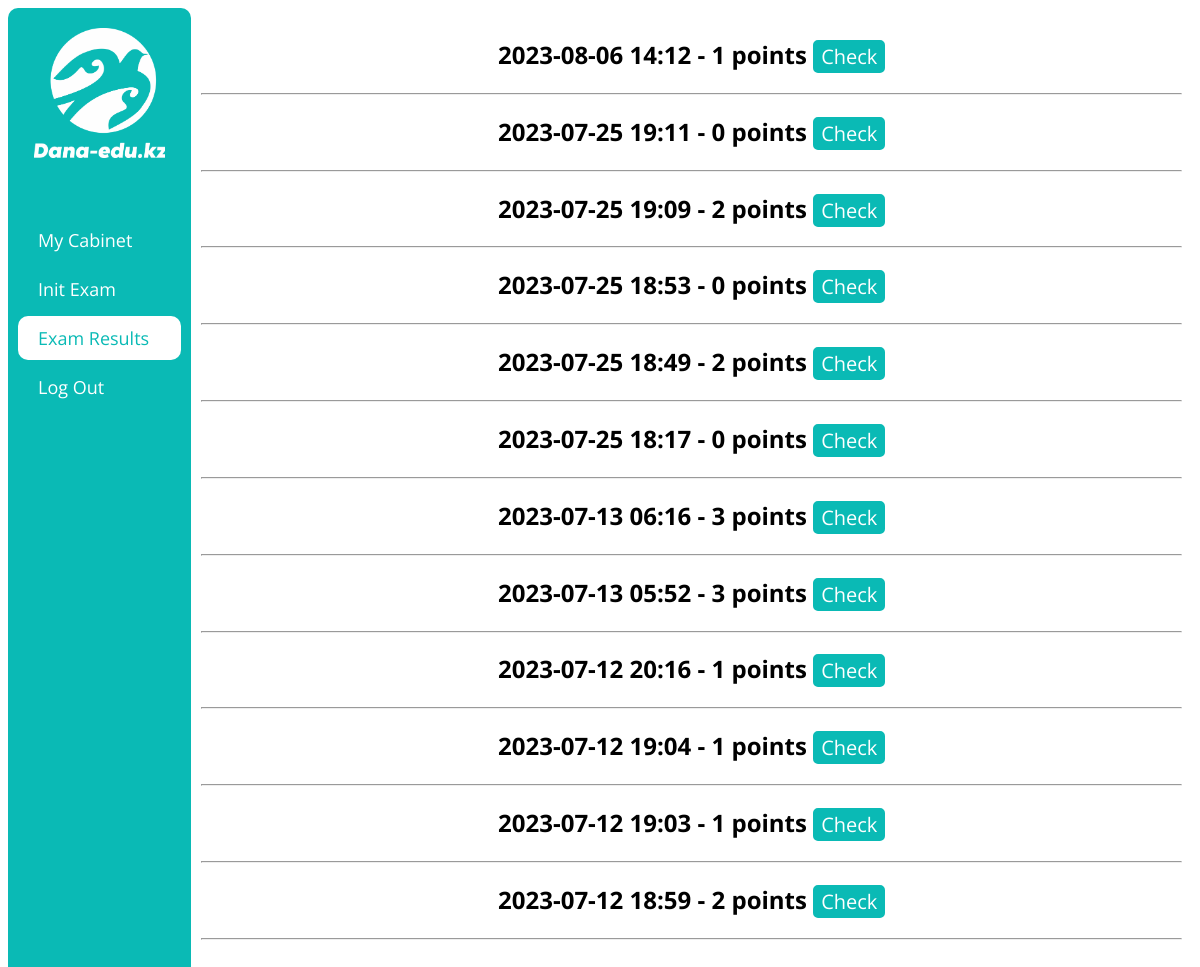
/exam_results (signed in), run on an earlier commit of the app's database.
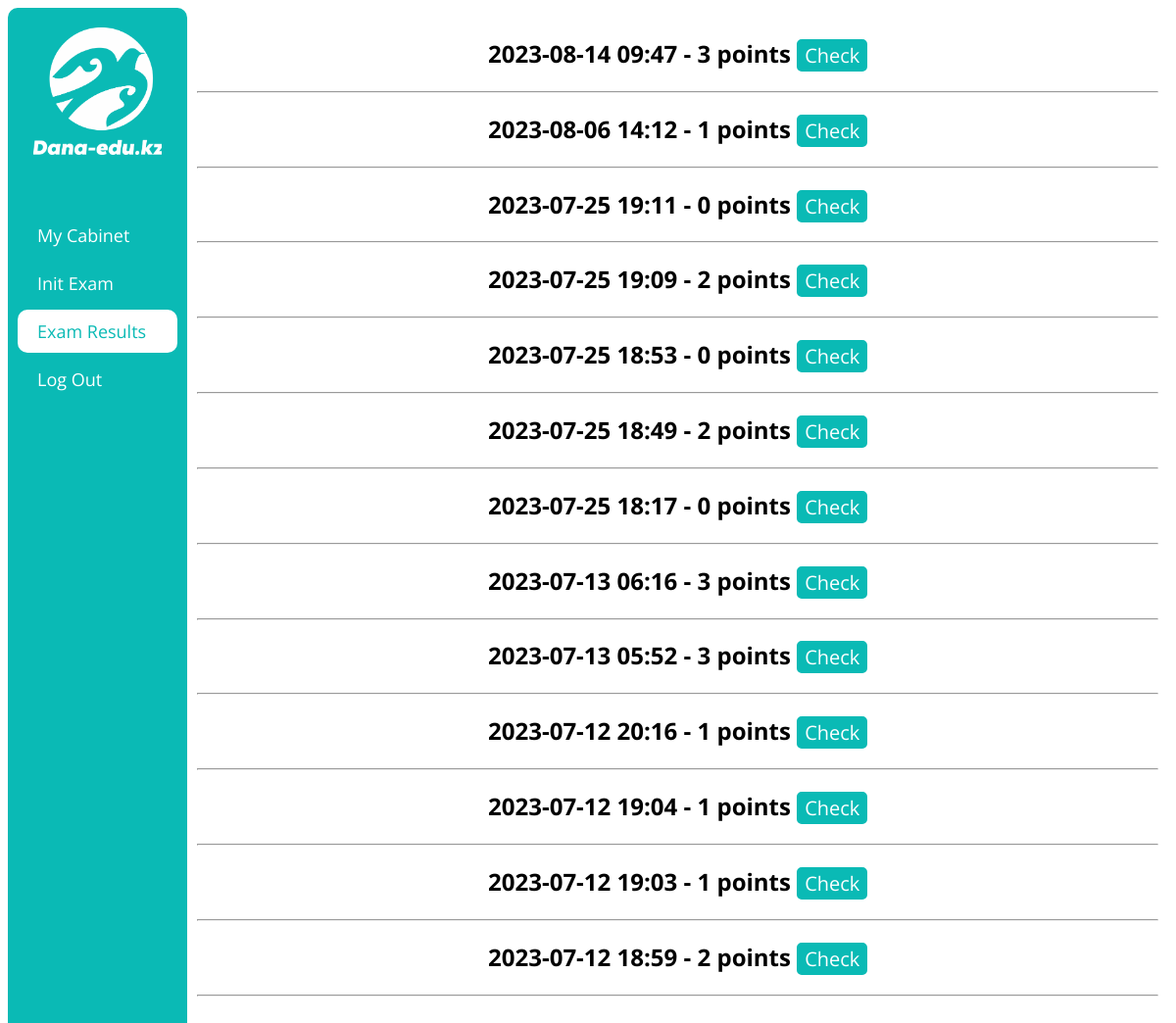
And on a later commit of the database.
### examapp/models.py (models this page shows, shortened)
class Result(models.Model):
    user = models.ForeignKey('CustomUser', on_delete=models.CASCADE)
    variant = models.ForeignKey('Variant', on_delete=models.CASCADE)
    subjects = models.ManyToManyField('Subject')
    starts_at = models.DateTimeField(auto_now=True)
    ends_at = models.DateTimeField(null=True, blank=True)
    points = models.PositiveSmallIntegerField(default=0)
    questions = models.ManyToManyField('Question', blank=True)
    answers = models.ManyToManyField('PupilAnswer', blank=True)

### examapp/views.py (the view)
# urls.py: path('exam_results', examResultsView, name='exam_results_url'),
@login_required(login_url='login_url')
def examResultsView(request):
    results = Result.objects.filter(user=request.user).order_by('-starts_at')
    context = {'results': results,
               'urls': getUserUrls(request.user)}
    return render(request, 'exam_results_page.html', context)

### examapp/functions.py (called while the page is built)
def getUserUrls(user) -> []:
    urls = [{'text': 'My Cabinet', 'url': 'cabinet_url'}]
    if user.type == 'PU':
        urls.append({'text': 'Init Exam', 'url': 'exam_init_url'})
        urls.append({'text': 'Exam Results', 'url': 'exam_results_url'})
    if user.type == 'MO':
        urls.append({'text': 'Get Stats', 'url': 'get_stats_url'})
        urls.append({'text': 'Add Question', 'url': 'add_questions_init_url'})
        urls.append({'text': 'Questions Update', 'url': 'questions_update_url'})
        urls.append({'text': 'Set Exam For Groups', 'url': 'set_exam_for_groups_url'})
    urls.append({'text': 'Log Out', 'url': 'logout_url'})
    return urls

### templates/exam_results_page.html
{% extends 'base.html' %}
{% block content %}
    {% for result in results %}
        <h2>
            {{ result.starts_at|date:'Y-m-d H:i' }} - {{ result.points }} points
            <button class="btn" onclick="location.href='{% url 'exam_result_url' result.id %}'">Check</button>
        </h2>
        <hr>
    {% endfor %}
{% endblock content %}

### templates/base.html (shortened to what this page needs)
<!DOCTYPE html>
{% load static %}
<html lang="en">
<head>
    <link rel="stylesheet" type="text/css" href="{% static 'css/style.css' %}?{% now 'U' %}">
</head>
<body>
    <div class="wrapper">
        <div id="sidebar">
            <a href="{% url 'home_url' %}">
                <img id="sidebar_logo" src="{% static 'images/sidebar-logo.png' %}">
            </a>
            <ul>
            {% for url in urls %}
                <li><a class="nav-link" href="{% url url.url %}">{{ url.text }}</a></li>
            {% endfor %}
            </ul>
        </div>
        <div id="content" class="content" align="center">
            {% block content %}
            {% endblock content %}
        </div>
    </div>
</body>
</html>

### static/css/style.css (style rules this page uses)
.wrapper { display: flex; }
#sidebar { background: #0ABAB5; flex: 1; border-radius: 10px; min-height: 95vh; color: #ffffff; margin: 0 0 5px; padding: 10px 10px; font-family: 'Open Sans', sans-serif; }
#sidebar a { font-family: 'Open Sans', sans-serif; font-size: 18px; color: #ffffff; }
#sidebar ul { list-style-type: none; margin: 0; padding: 0; }
#sidebar li { margin-bottom: 5px; }
#sidebar li a { display: block; text-decoration: none; padding: 10px 20px; border-radius: 10px; cursor: pointer; }
#sidebar .active { background-color: #ffffff; color: #0ABAB5; }
#sidebar_logo { max-width: 80%; max-height: 80%; display:block; margin:auto; padding: 10px 10px; margin-bottom: 50px; }
#content { flex: 6; overflow-y: scroll; height: 100vh; }
body { font-family: 'Open Sans', sans-serif; }
#content { margin: 10px; }
.btn { font-size: 20px; font-family: 'Open Sans', sans-serif; background: #0ABAB5; border-radius: 5px; color: #ffffff; border: 2px solid #0ABAB5; }

What changed in the data, as far as the page shows it:
added Result: starts_at "2023-08-14 09:47", points "3"
